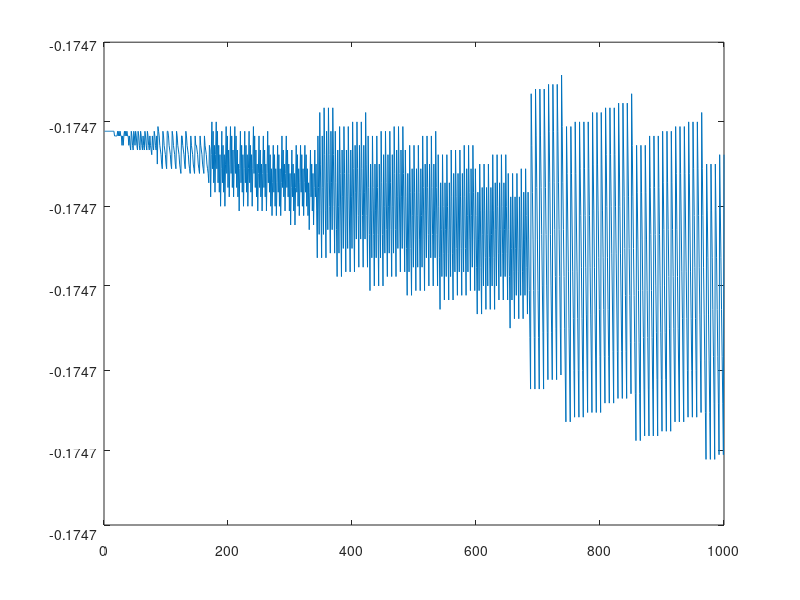

Write the MATLAB code that produced this figure. (Note: this script raises an error after producing the figure.)
num = 1000;
n = [1:num];
% N = 5;
% N = 10;
 N = 20;
f0 = 1000000;
ai = rand(1, N);
phasei =(2*pi).*rand( 1, N);
X = 0;
Y = 0;
for x = 1:N
    X = X + ai(x)*cos(phasei(x));
    Y = Y + ai(x)*sin(phasei(x));
end
ert = X*cos(2.*pi.*f0.*n) - Y.*sin(2.*pi.*f0.*n);
figure(1); plot(n, ert);
variance = var(abs(ert));
pow = sum(ert)/1000;
pdf0 = (1/(2.*variance))*exp(-((ert)/(2.*variance)));
ksdensity(pdf0);
title('N=5,10,20');
